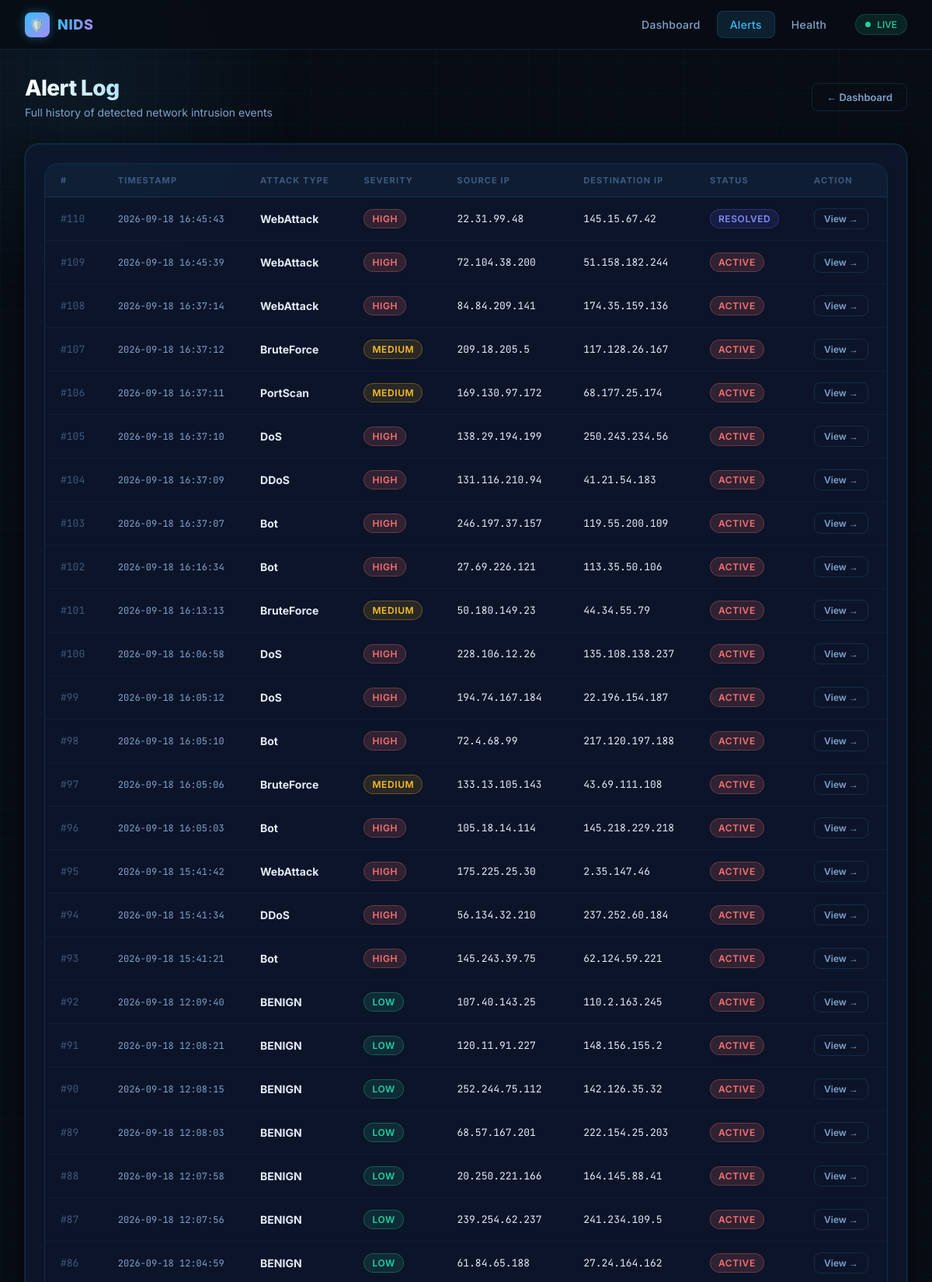
Screenshot of /alerts (upper part) with the database file from the repository.
### tables this page shows
CREATE TABLE alerts(

        id INTEGER PRIMARY KEY AUTOINCREMENT,

        attack_type TEXT,

        prediction INTEGER,

        severity TEXT,

        src_ip TEXT,

        dst_ip TEXT,

        source_port INTEGER,

        destination_port INTEGER,

        protocol INTEGER,

        flow_duration REAL,

        status TEXT DEFAULT 'ACTIVE',

        timestamp DATETIME DEFAULT CURRENT_TIMESTAMP

    );

### routes/pages.py (the view)
@pages_bp.route("/alerts")
def alerts():
    conn = get_db()
    alerts = conn.execute("""

    SELECT * FROM alerts
    ORDER BY timestamp DESC

    """).fetchall()
    conn.close()
    return render_template("alerts.html", alerts=alerts)

### utils/db.py (called while the page is built)
def get_db():
    conn = sqlite3.connect(DATABASE)
    conn.row_factory = sqlite3.Row
    return conn

### templates/alerts.html (shortened to what this page needs)
<!DOCTYPE html>
<html lang="en">
<head>
  <link rel="stylesheet" href="/static/nids.css">
</head>
<body>
<nav class="nav">
  <a class="nav-brand" href="/dashboard">
    <div class="nav-brand-icon">🛡️</div>
    <span class="nav-brand-text">NIDS</span>
  </a>
  <a href="/dashboard">Dashboard</a>
  <a href="/alerts" class="active">Alerts</a>
  <a href="/health">Health</a>
  <div class="nav-status">
    <div class="nav-status-dot"></div>
    LIVE
  </div>
</nav>
<div class="page-wrapper">
  <div class="page-header flex items-center justify-between">
    <div>
      <h1>Alert Log</h1>
      <p>Full history of detected network intrusion events</p>
    </div>
    <a href="/dashboard" class="btn btn-ghost">← Dashboard</a>
  </div>
  <div class="card">
    <div class="table-wrapper">
      <table>
        <thead>
          <tr>
            <th>#</th>
            <th>Timestamp</th>
            <th>Attack Type</th>
            <th>Severity</th>
            <th>Source IP</th>
            <th>Destination IP</th>
            <th>Status</th>
            <th>Action</th>
          </tr>
        </thead>
        <tbody>
          {% for alert in alerts %}
          <tr>
            <td class="mono" style="color:var(--text-muted)">#{{ alert.id }}</td>
            <td class="mono" style="color:var(--text-secondary); font-size:12px;">{{ alert.timestamp }}</td>
            <td><strong>{{ alert.attack_type }}</strong></td>
            <td><span class="badge {{ alert.severity }}">{{ alert.severity }}</span></td>
            <td class="mono">{{ alert.src_ip }}</td>
            <td class="mono">{{ alert.dst_ip }}</td>
            <td>
              <span class="badge {% if alert.status == 'RESOLVED' %}badge-resolved{% else %}badge-active{% endif %}">
                {{ alert.status }}
              </span>
            </td>
            <td>
              <a href="/details/{{ alert.id }}" class="btn btn-ghost" style="font-size:12px; padding:5px 12px;">View →</a>
            </td>
          </tr>
          {% else %}
          <tr>
            <td colspan="8" style="text-align:center; color:var(--text-muted); padding:48px;">
              No alerts recorded yet. Go to the Dashboard to simulate an attack.
            </td>
          </tr>
          {% endfor %}
        </tbody>
      </table>
    </div>
  </div>
</div>
</body>
</html>

### rows the page displays
alerts: id "110", timestamp "2026-09-18 16:45:43", attack_type "WebAttack", severity "HIGH", src_ip "22.31.99.48", dst_ip "145.15.67.42", status "RESOLVED"
alerts: id "109", timestamp "2026-09-18 16:45:39", attack_type "WebAttack", severity "HIGH", src_ip "72.104.38.200", dst_ip "51.158.182.244", status "ACTIVE"
alerts: id "108", timestamp "2026-09-18 16:37:14", attack_type "WebAttack", severity "HIGH", src_ip "84.84.209.141", dst_ip "174.35.159.136", status "ACTIVE"
alerts: id "107", timestamp "2026-09-18 16:37:12", attack_type "BruteForce", severity "MEDIUM", src_ip "209.18.205.5", dst_ip "117.128.26.167", status "ACTIVE"
alerts: id "106", timestamp "2026-09-18 16:37:11", attack_type "PortScan", severity "MEDIUM", src_ip "169.130.97.172", dst_ip "68.177.25.174", status "ACTIVE"
alerts: id "105", timestamp "2026-09-18 16:37:10", attack_type "DoS", severity "HIGH", src_ip "138.29.194.199", dst_ip "250.243.234.56", status "ACTIVE"
alerts: id "104", timestamp "2026-09-18 16:37:09", attack_type "DDoS", severity "HIGH", src_ip "131.116.210.94", dst_ip "41.21.54.183", status "ACTIVE"
alerts: id "103", timestamp "2026-09-18 16:37:07", attack_type "Bot", severity "HIGH", src_ip "246.197.37.157", dst_ip "119.55.200.109", status "ACTIVE"
alerts: id "102", timestamp "2026-09-18 16:16:34", attack_type "Bot", severity "HIGH", src_ip "27.69.226.121", dst_ip "113.35.50.106", status "ACTIVE"
alerts: id "101", timestamp "2026-09-18 16:13:13", attack_type "BruteForce", severity "MEDIUM", src_ip "50.180.149.23", dst_ip "44.34.55.79", status "ACTIVE"
alerts: id "100", timestamp "2026-09-18 16:06:58", attack_type "DoS", severity "HIGH", src_ip "228.106.12.26", dst_ip "135.108.138.237", status "ACTIVE"
alerts: id "99", timestamp "2026-09-18 16:05:12", attack_type "DoS", severity "HIGH", src_ip "194.74.167.184", dst_ip "22.196.154.187", status "ACTIVE"
alerts: id "98", timestamp "2026-09-18 16:05:10", attack_type "Bot", severity "HIGH", src_ip "72.4.68.99", dst_ip "217.120.197.188", status "ACTIVE"
alerts: id "97", timestamp "2026-09-18 16:05:06", attack_type "BruteForce", severity "MEDIUM", src_ip "133.13.105.143", dst_ip "43.69.111.108", status "ACTIVE"
alerts: id "96", timestamp "2026-09-18 16:05:03", attack_type "Bot", severity "HIGH", src_ip "105.18.14.114", dst_ip "145.218.229.218", status "ACTIVE"
alerts: id "95", timestamp "2026-09-18 15:41:42", attack_type "WebAttack", severity "HIGH", src_ip "175.225.25.30", dst_ip "2.35.147.46", status "ACTIVE"
alerts: id "94", timestamp "2026-09-18 15:41:34", attack_type "DDoS", severity "HIGH", src_ip "56.134.32.210", dst_ip "237.252.60.184", status "ACTIVE"
alerts: id "93", timestamp "2026-09-18 15:41:21", attack_type "Bot", severity "HIGH", src_ip "145.243.39.75", dst_ip "62.124.59.221", status "ACTIVE"
alerts: id "92", timestamp "2026-09-18 12:09:40", attack_type "BENIGN", severity "LOW", src_ip "107.40.143.25", dst_ip "110.2.163.245", status "ACTIVE"
alerts: id "91", timestamp "2026-09-18 12:08:21", attack_type "BENIGN", severity "LOW", src_ip "120.11.91.227", dst_ip "148.156.155.2", status "ACTIVE"
alerts: id "90", timestamp "2026-09-18 12:08:15", attack_type "BENIGN", severity "LOW", src_ip "252.244.75.112", dst_ip "142.126.35.32", status "ACTIVE"
alerts: id "89", timestamp "2026-09-18 12:08:03", attack_type "BENIGN", severity "LOW", src_ip "68.57.167.201", dst_ip "222.154.25.203", status "ACTIVE"
alerts: id "88", timestamp "2026-09-18 12:07:58", attack_type "BENIGN", severity "LOW", src_ip "20.250.221.166", dst_ip "164.145.88.41", status "ACTIVE"
alerts: id "87", timestamp "2026-09-18 12:07:56", attack_type "BENIGN", severity "LOW", src_ip "239.254.62.237", dst_ip "241.234.109.5", status "ACTIVE"
alerts: id "86", timestamp "2026-09-18 12:04:59", attack_type "BENIGN", severity "LOW", src_ip "61.84.65.188", dst_ip "27.24.164.162", status "ACTIVE"
